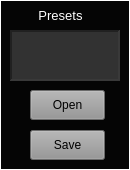
    <widget class="CustomFrame" name="frame_PADsynth_Presetes">
     <property name="geometry">
      <rect>
       <x>290</x>
       <y>10</y>
       <width>130</width>
       <height>170</height>
      </rect>
     </property>
     <property name="styleSheet">
      <string notr="true">color: rgb(255, 255, 255);
background-color: rgb(5, 5, 5);</string>
     </property>
     <property name="frameShape">
      <enum>QFrame::Panel</enum>
     </property>
     <property name="frameShadow">
      <enum>QFrame::Plain</enum>
     </property>
     <property name="midLineWidth">
      <number>1</number>
     </property>
     <widget class="CustomButton" name="pushButton_PADsynth_PresetSave">
      <property name="geometry">
       <rect>
        <x>30</x>
        <y>130</y>
        <width>75</width>
        <height>30</height>
       </rect>
      </property>
      <property name="styleSheet">
       <string notr="true">background-color: rgb(148, 148, 148);
color: rgb(0, 0, 0);</string>
      </property>
      <property name="text">
       <string>Save</string>
      </property>
     </widget>
     <widget class="CustomButton" name="pushButton_PADsynth_PresetOpen">
      <property name="geometry">
       <rect>
        <x>30</x>
        <y>90</y>
        <width>75</width>
        <height>30</height>
       </rect>
      </property>
      <property name="styleSheet">
       <string notr="true">background-color: rgb(148, 148, 148);
color: rgb(0, 0, 0);</string>
      </property>
      <property name="text">
       <string>Open</string>
      </property>
     </widget>
     <widget class="QTextEdit" name="textEdit_PADsynth_PresetText">
      <property name="geometry">
       <rect>
        <x>10</x>
        <y>30</y>
        <width>110</width>
        <height>51</height>
       </rect>
      </property>
      <property name="focusPolicy">
       <enum>Qt::NoFocus</enum>
      </property>
      <property name="styleSheet">
       <string notr="true">background-color: rgb(50,50,50);</string>
      </property>
      <property name="frameShape">
       <enum>QFrame::Panel</enum>
      </property>
      <property name="lineWidth">
       <number>2</number>
      </property>
      <property name="midLineWidth">
       <number>2</number>
      </property>
      <property name="readOnly">
       <bool>true</bool>
      </property>
     </widget>
     <widget class="QLabel" name="label_7">
      <property name="geometry">
       <rect>
        <x>10</x>
        <y>5</y>
        <width>101</width>
        <height>21</height>
       </rect>
      </property>
      <property name="font">
       <font>
        <pointsize>10</pointsize>
       </font>
      </property>
      <property name="styleSheet">
       <string notr="true">color: rgb(255, 255, 255);</string>
      </property>
      <property name="text">
       <string>Presets</string>
      </property>
      <property name="alignment">
       <set>Qt::AlignCenter</set>
      </property>
     </widget>
    </widget>
